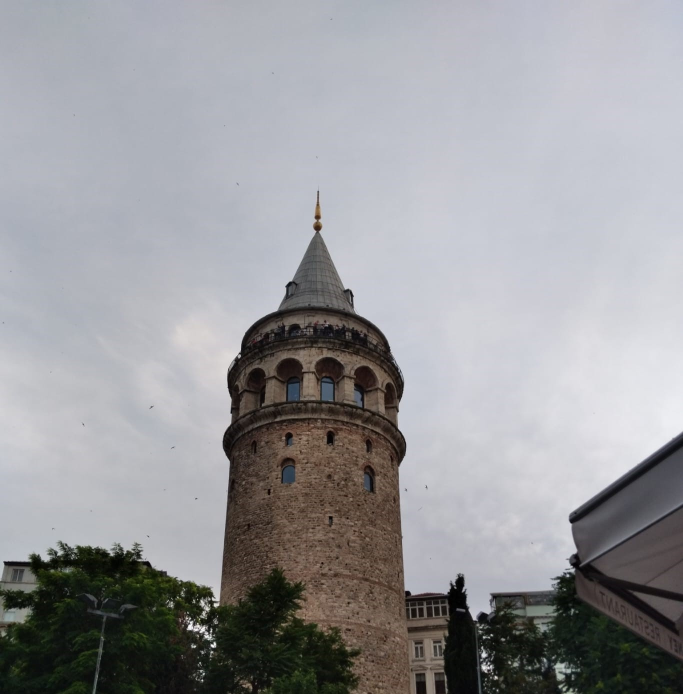
#> input picture Image processing/Image Processing - opnecv/Görüntü İşleme - spyder/Galata.jpeg, 1366 x 1388 px (shown at 1/2 size)
$ python resim_gradyent.py   (older library calls are emulated)
#> lines starting #> are read from the running program, lines starting #| are printed output that depends on the picture
import cv2
import numpy as np

# Resmi oku
resim = cv2.imread("Galata.jpeg",0)
#> resim: shape (1388, 1366); min 0, max 255, mean 152.5
resim = cv2.resize(resim, (646, 756))
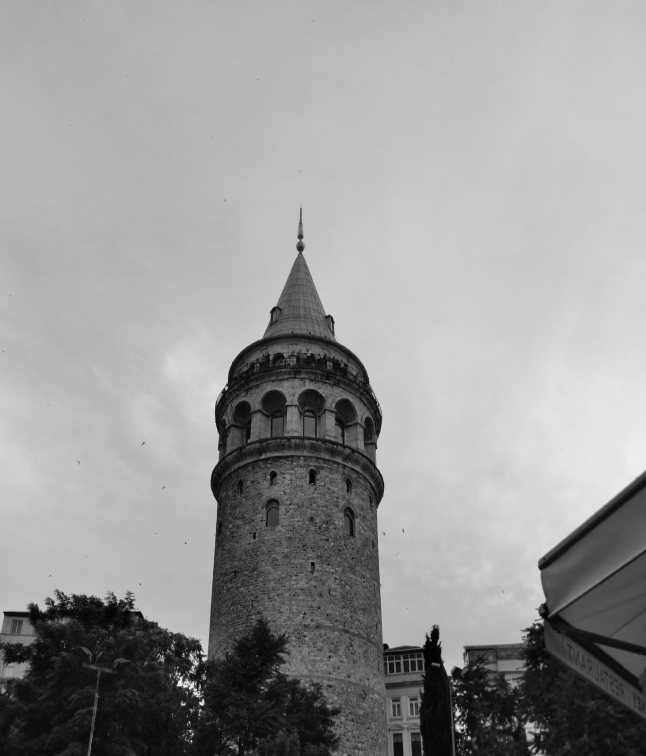
#> resim: shape (756, 646); min 0, max 251, mean 152.5

# Sobel operatörü ile gradyan hesapla
grad_x = cv2.Sobel(resim, cv2.CV_64F, 1, 0, ksize=3)
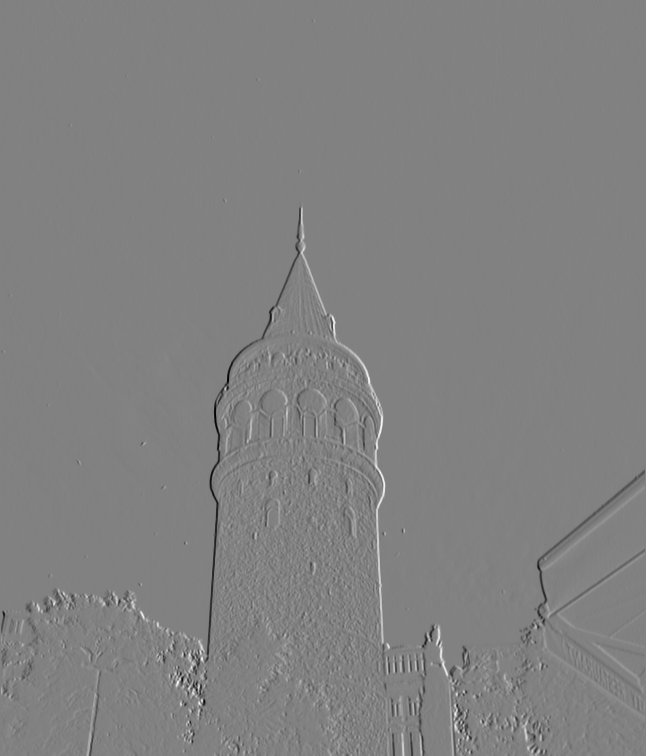
#> grad_x: shape (756, 646) float64; min -782, max 759, mean -0.1; drawn with min black and max white
grad_y = cv2.Sobel(resim, cv2.CV_64F, 0, 1, ksize=3)
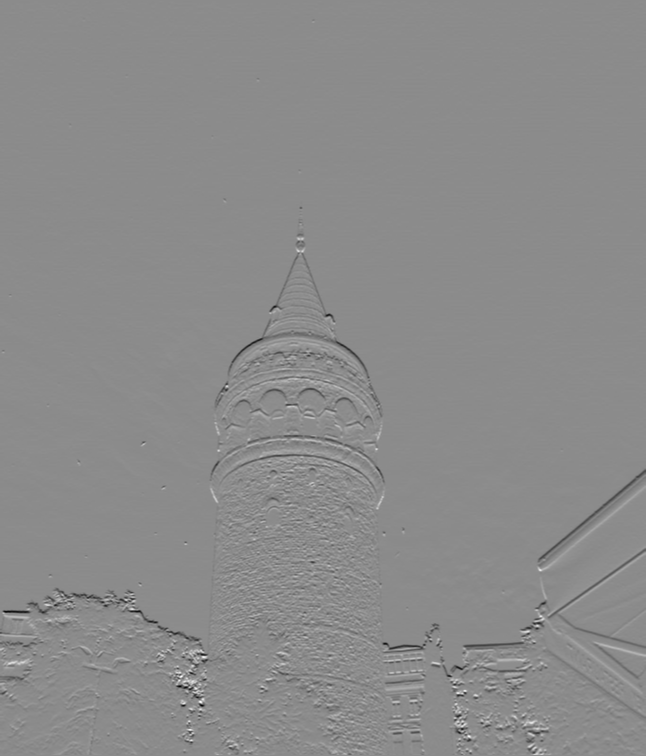
#> grad_y: shape (756, 646) float64; min -755, max 623, mean -1.5; drawn with min black and max white
# Elde edilen gradyanları birleştir
grad_mag = np.sqrt(grad_x**2 + grad_y**2)
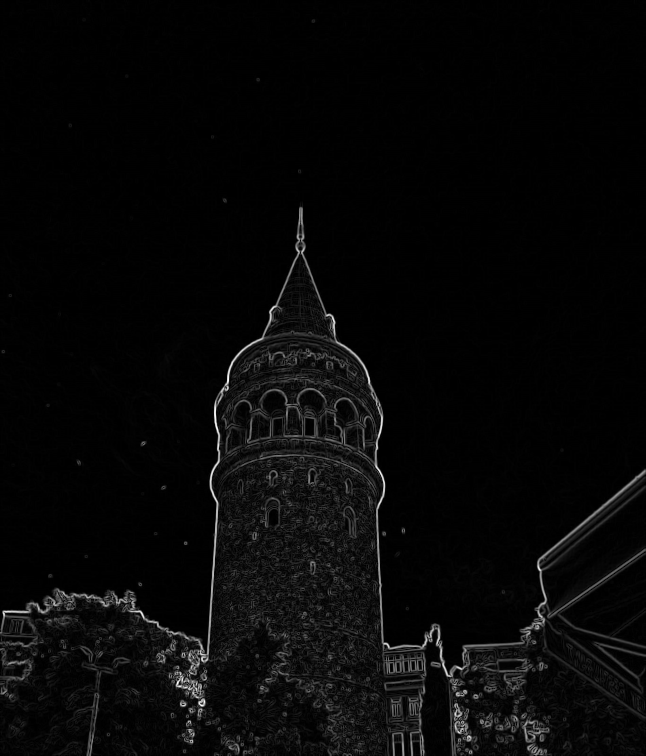
#> grad_mag: shape (756, 646) float64; min 0, max 785.2, mean 24.4; drawn with min black and max white
# Gradyanları normalize et
grad_mag = cv2.normalize(grad_mag, None, 0, 255, cv2.NORM_MINMAX)
# Orijinal görüntüyü görüntüle
cv2.imshow("Orijinal Görüntü", resim)
# Gradyan görüntüsünü görüntüle
cv2.imshow("Gradyan Görüntüsü", grad_mag.astype(np.uint8))
cv2.waitKey(0)
cv2.destroyAllWindows()
